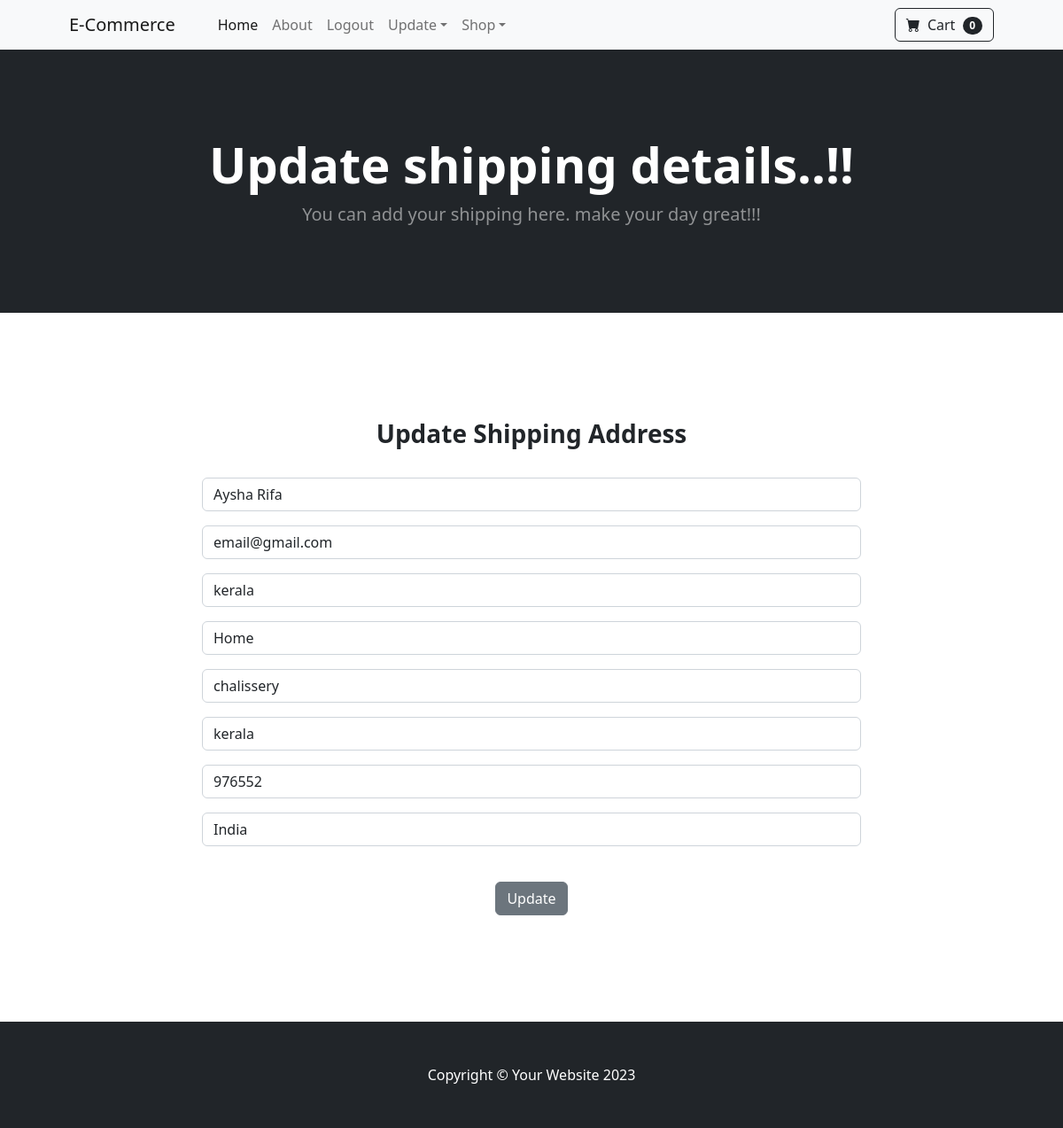
Screenshot of /update_shipping_address/30 (signed in) with the database file from the repository.
### payment/models.py (models this page shows, shortened)
class ShippingAddress(models.Model):
    user = models.ForeignKey(User, on_delete=models.CASCADE, null=True, blank=True)
    address_type = models.CharField(max_length=100)
    shipping_full_name = models.CharField(max_length=250)
    shipping_email = models.CharField(max_length=250)
    shipping_address1 = models.CharField(max_length=250)
    shipping_city = models.CharField(max_length=250)
    shipping_state = models.CharField(max_length=250)
    shipping_pincode = models.CharField(max_length=30)
    shipping_country = models.CharField(max_length=200)
    class Meta:
        verbose_name_plural = "Shipping Address"

### store/views.py (the view)
# urls.py: path('update_shipping_address/<int:id>', update_shipping_address, name="update_shipping_address"),
def update_shipping_address(request,id):
    if request.user.is_authenticated:
        shipping_user = ShippingAddress.objects.get(id=id, user=request.user)
        shipping_form = ShippingForm(request.POST or None, instance=shipping_user)
        if shipping_form.is_valid():
            shipping = shipping_form.save(commit=False)
            shipping.user = request.user
            shipping.save()
            messages.success(request,'Shipping address has been Updated!!!')
            return redirect('home')
        return render(request, "update_shipping_address.html", {'shipping_form':shipping_form})
    else:
        messages.success(request, "You must be logged in to access this page..")
        return redirect('home')

### cart/cart.py (called while the page is built)
    def __len__(self):
        return len(self.cart)

### cart/context_processors.py (called while the page is built)
def cart_data(request):
    return {'cart':Cart(request)}

### store/context_processors.py (called while the page is built)
def comman_data(request):
    categories = Category.objects.all()
    return {'categories' : categories}

### store/templates/update_shipping_address.html (shortened to what this page needs)
{% extends 'base.html' %}
{% block content %}
<header class="bg-dark py-5">
    <div class="container px-4 px-lg-5 my-5">
        <div class="text-center text-white">
            <h1 class="display-4 fw-bolder">Update shipping details..!!</h1>
            <p class="lead fw-normal text-white-50 mb-0">You can add your shipping here. make your day great!!!</p>
        </div>
    </div>
</header>
<br> <br>
<div class="container">
    <div class="row">
        <center>
            <div class="col-8">
                <form method="post" action="">
                    <br><br><br>
                    <h3><strong>Update Shipping Address</strong></h3>
                    <br>
                    {{ shipping_form.as_p }}
                    <br>
                    <button type="submit" class="btn btn-secondary">Update</button>
                </form>
            </div>
        </center>
    </div>
</div>
<br> <br> <br> <br> <br>
{% endblock %}

### rows the page displays
ShippingAddress: shipping_full_name "Aysha Rifa", shipping_email "email@gmail.com", shipping_address1 "kerala", address_type "Home", shipping_city "chalissery", shipping_state "kerala", shipping_pincode "976552", shipping_country "India"

### other values shown
{{ cart|length }} "0"
